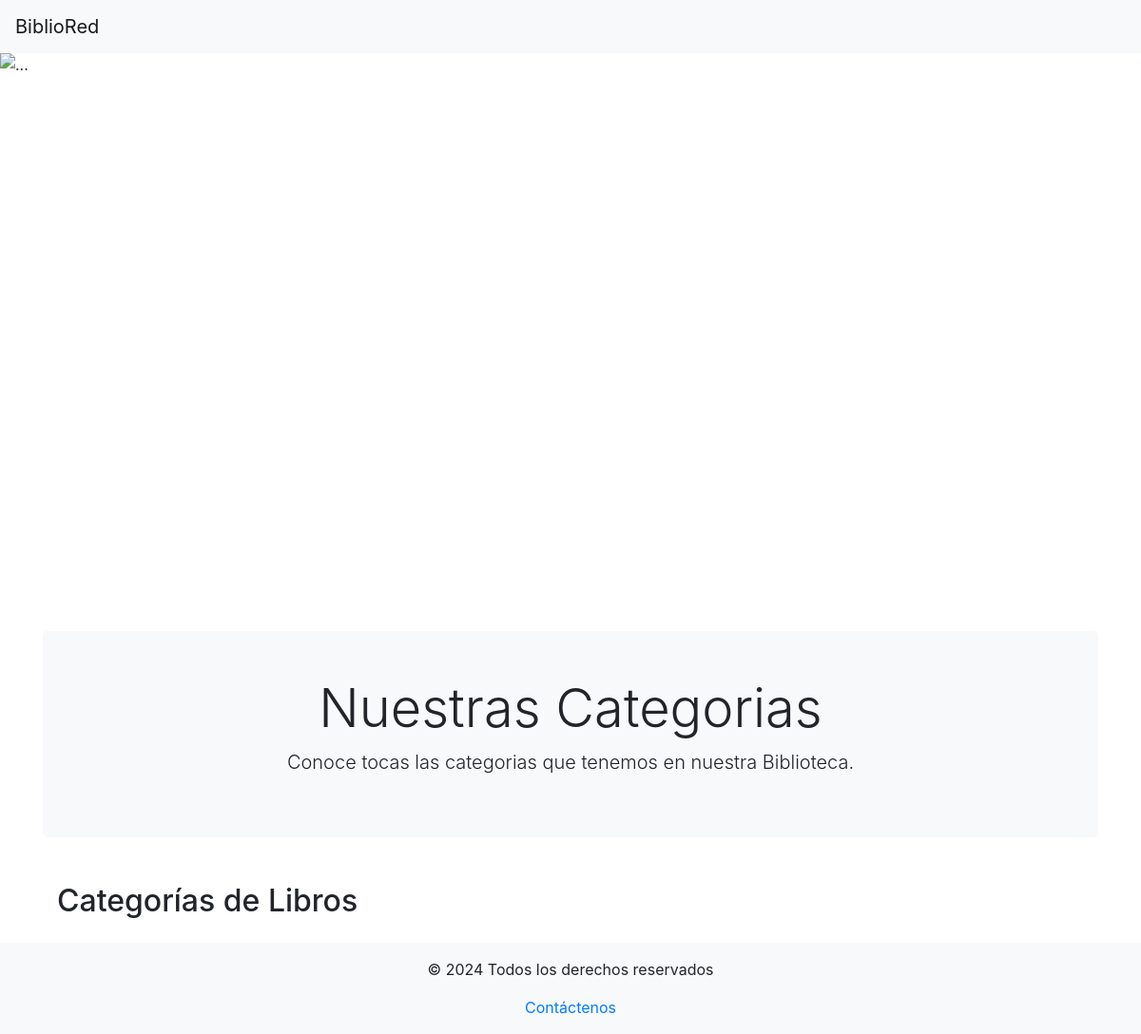
Before: /categorias with the older database file.
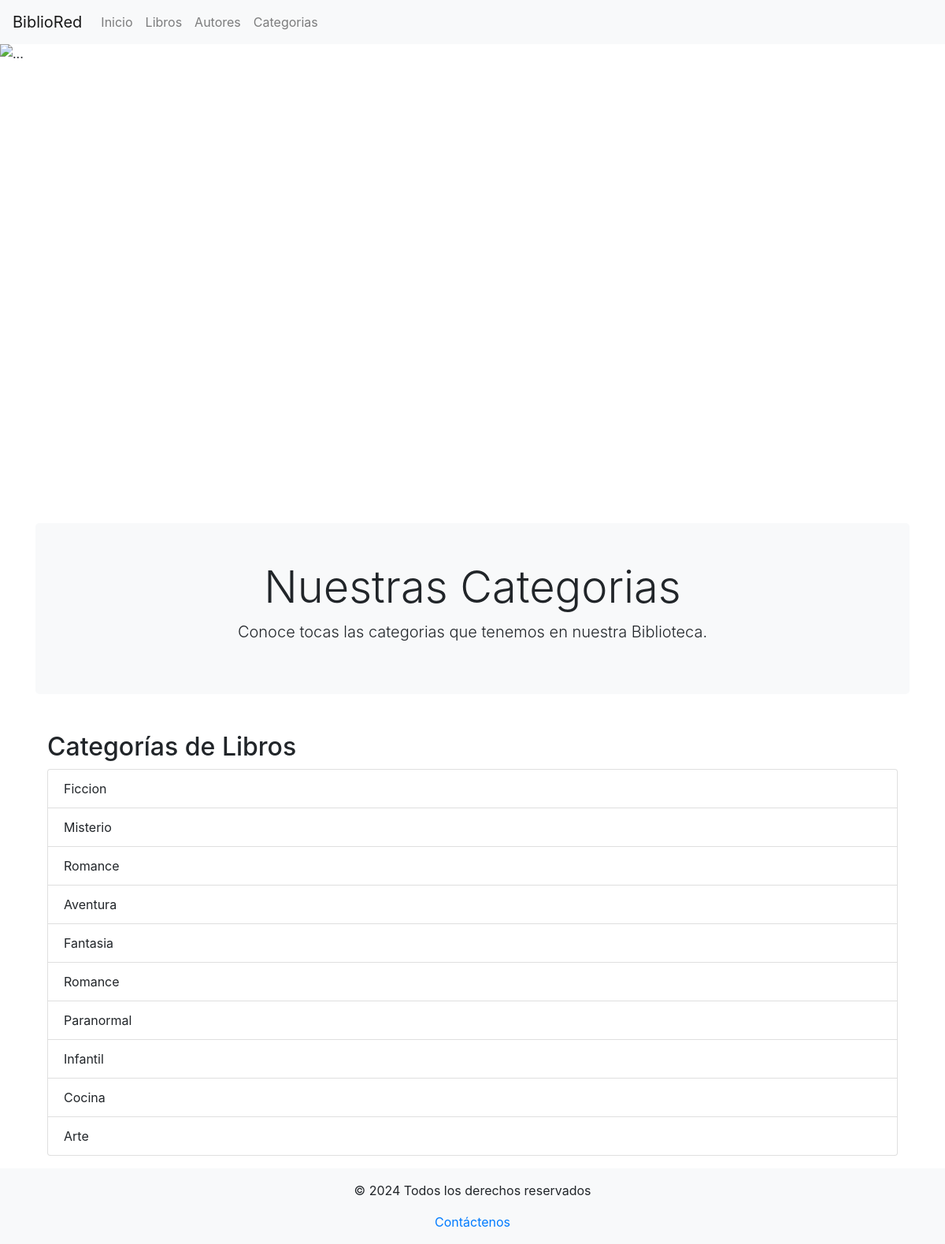
After: the same page with the newer database file.
### Contenido/models.py (models this page shows)
class NavItem(models.Model):
    titulo = models.CharField(max_length=50)
    url = models.CharField(max_length=100)

class Categoria(models.Model):
    nombre = models.CharField(max_length=50)
    descripcion = models.TextField()

### Contenido/views.py (the view)
# urls.py: path('categorias', views.vistaCategorias, name="categorias"),
def vistaCategorias(request):
    context = {
        "NavItem": NavItem.objects.all(),
        "Categorias": Categoria.objects.all()
    }
    return render(request, 'content/categorias.html', context)

### Contenido/templates/content/categorias.html (shortened to what this page needs)
<!DOCTYPE html>
    <html lang="en">
    <head>
        <link rel="stylesheet" href="https://cdn.jsdelivr.net/npm/bootstrap@4.6.2/dist/css/bootstrap.min.css">
    </head>
    <body>
        <nav class="navbar navbar-expand-lg navbar-light bg-light">
            <a class="navbar-brand" href="#">BiblioRed</a>
            <div class="collapse navbar-collapse" id="navbarNavAltMarkup">
                <div class="navbar-nav">
                    {% for Item in NavItem %}
                        <a class="nav-link" href="{{ Item.url }}">{{ Item.titulo }}</a>
                    {% endfor %}
                </div>
            </div>
        </nav>
        <div id="carouselExampleInterval" class="carousel slide" data-ride="carousel">
            <div class="carousel-inner">
                <div class="carousel-item active" data-interval="10000">
                    <img src="https://upload.wikimedia.org/wikipedia/commons/d/df/Biblioteca_Barzio.jpg" class="d-block w-100" alt="..." style="height: 70vh; object-fit: cover;">
                </div>
            </div>
            <button class="carousel-control-prev" type="button" data-target="#carouselExampleInterval" data-slide="prev">
                <span class="carousel-control-prev-icon" aria-hidden="true"></span>
            </button>
            <button class="carousel-control-next" type="button" data-target="#carouselExampleInterval" data-slide="next">
                <span class="carousel-control-next-icon" aria-hidden="true"></span>
            </button>
        </div>
        <div class="container mt-5">
            <div class="row">
                <div class="col-lg-12">
                    <div class="jumbotron bg-light p-5">
                        <div class="text-center">
                            <h1 class="display-4">Nuestras Categorias</h1>
                            <p class="lead">Conoce tocas las categorias que tenemos en nuestra Biblioteca.</p>
                        </div>
                    </div>
                </div>
                <div class="col-lg-12">
                    <div class="container mt-3 mb-3">
                        <h2>Categorías de Libros</h2>
                        <ul class="list-group">
                            {% for Categoria in Categorias %}
                                <li class="list-group-item">{{ Categoria.nombre }}</li>
                            {% endfor %}
                        </ul>
                    </div>
                </div>
            </div>
        </div>
        <footer class="bg-light text-center py-3">
            <p>&copy; 2024 Todos los derechos reservados</p>
            <a href="contacto.html">Contáctenos</a>
        </footer>
    </body>
</html>

Changed rows visible on the page:
added NavItem: titulo "Inicio"
added NavItem: titulo "Libros"
added NavItem: titulo "Autores"
added NavItem: titulo "Categorias"
added Categoria: nombre "Ficcion"
added Categoria: nombre "Misterio"
added Categoria: nombre "Romance"
added Categoria: nombre "Aventura"
added Categoria: nombre "Fantasia"
added Categoria: nombre "Romance"
added Categoria: nombre "Paranormal"
added Categoria: nombre "Infantil"
added Categoria: nombre "Cocina"
added Categoria: nombre "Arte"
